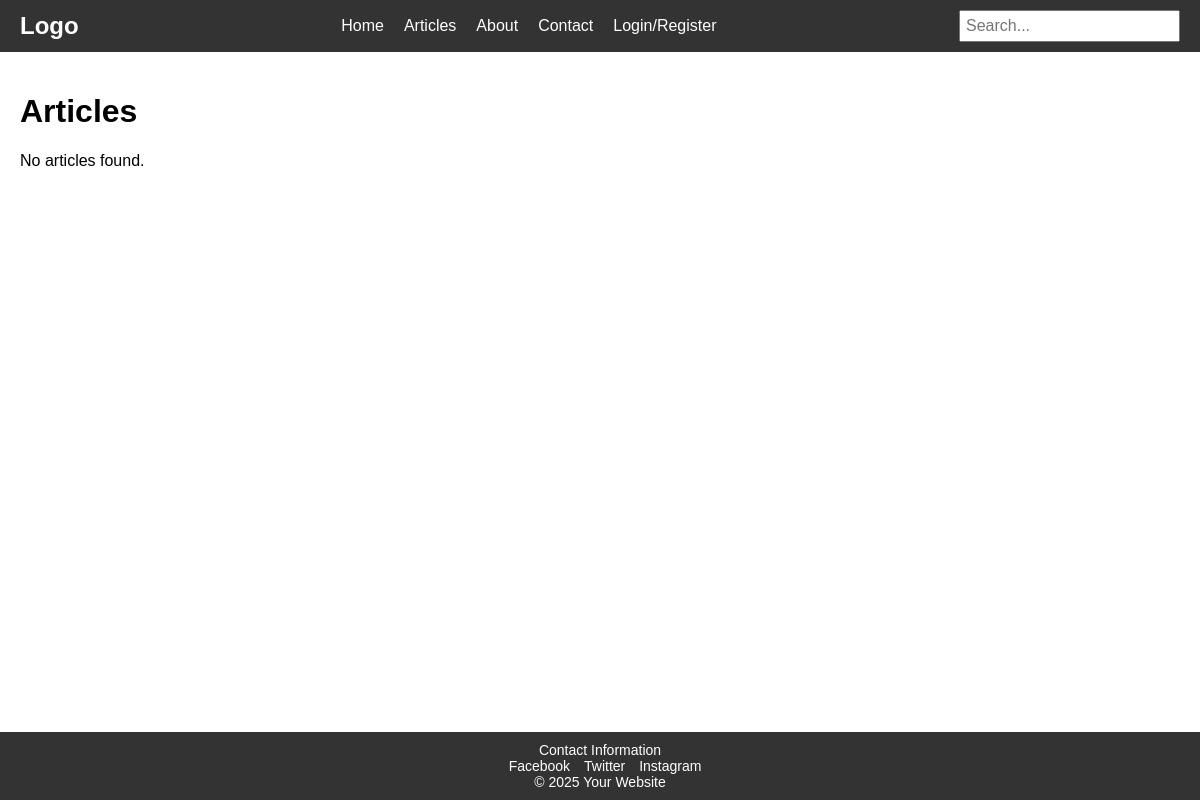
Page /articles on the earlier database version.
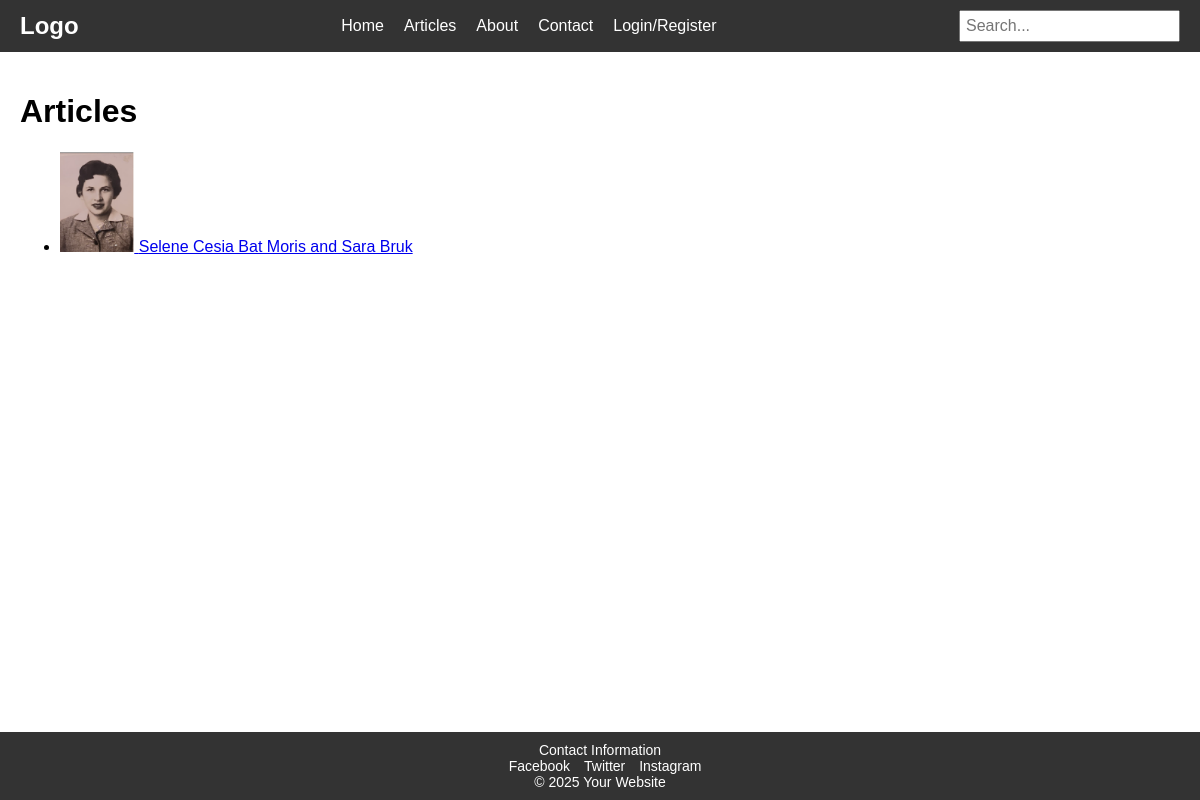
Same page on the later database version.
### app/models.py (models this page shows, shortened)
class Post(db.Model):
    id = db.Column(db.Integer, primary_key=True)
    title = db.Column(db.String(140), nullable=False)
    publication_date = db.Column(db.DateTime, default=datetime.utcnow)
    user_id = db.Column(db.Integer, db.ForeignKey('user.id'), nullable=False)
    comments = db.relationship('Comment', backref='post', lazy=True)
    milestones = db.relationship('Milestone', backref='post', lazy=True, cascade="all, delete-orphan")  # New relationship
    def __repr__(self):
        return '<Post {}>'.format(self.title)

class Milestone(db.Model):
    id = db.Column(db.Integer, primary_key=True)
    title = db.Column(db.String(140), nullable=False)
    content = db.Column(db.Text, nullable=False)
    image_path = db.Column(db.String(120))
    post_id = db.Column(db.Integer, db.ForeignKey('post.id'), nullable=False)

### app/main/routes.py (the view)
@main.route('/articles')
def articles():
    try:
        posts = Post.query.order_by(Post.publication_date.desc()).all()  # Correctly call all()
        print(f"Fetched Posts: {posts}")
        return render_template('articles.html', posts=posts)  # Correctly pass posts
    except Exception as e:
        print(f"Error rendering template: {e}")
        return str(e)

### app/main/templates/articles.html (shortened to what this page needs)
{% extends "layout.html" %}
{% block content %}
<h1>Articles</h1>
{% if posts %}
<ul>
    {% for post in posts %}
    <li>
        <a href="{{ url_for('main.article', post_id=post.id) }}">
            {% if post.milestones %}
                {% set first_milestone = post.milestones[0] %}
                {% if first_milestone.image_path %}
                    <img src="{{ url_for('static', filename=first_milestone.image_path) }}" alt="{{ first_milestone.title }}" style="max-width: 100px; max-height: 100px;">
                {% endif %}
            {% endif %}
            {{ post.title }}
        </a>
    </li>
    {% endfor %}
</ul>
{% else %}
<p>No articles found.</p>
{% endif %}
{% endblock %}

### app/main/templates/layout.html (shortened to what this page needs)
<!DOCTYPE html>
<html lang="en">
<head>
    <link rel="stylesheet" href="../../static/css/styles.css">
</head>
<body>
    <header>
        <div class="logo">Logo</div>
        <nav>
            <ul>
                <li><a href="{{ url_for('main.index') }}">Home</a></li>
                <li><a href="{{ url_for('main.articles') }}">Articles</a></li>
                <li><a href="{{ url_for('main.about') }}">About</a></li>
                <li><a href="{{ url_for('main.contact') }}">Contact</a></li>
                <li class="dropdown">
                    <a href="#">Login/Register</a>
                </li>
            </ul>
        </nav>
        <div class="search-bar">
            <input type="text" placeholder="Search...">
        </div>
    </header>
    <main>
        {% block content %}{% endblock %}
    </main>
    <footer>
        <div class="contact">Contact Information</div>
        <div class="social-media">
            <a href="#">Facebook</a>
            <a href="#">Twitter</a>
            <a href="#">Instagram</a>
        </div>
        <div class="copyright">© 2025 Your Website</div>
    </footer>
</body>
</html>

### app/static/css/styles.css (style rules this page uses)
body { display: flex; flex-direction: column; min-height: 100vh; margin: 0; font-family: Arial, sans-serif; }
header { display: flex; justify-content: space-between; align-items: center; padding: 10px 20px; background-color: #333; color: white; }
.logo { font-size: 24px; font-weight: bold; }
nav ul { list-style: none; margin: 0; padding: 0; display: flex; }
nav ul li { margin-left: 20px; }
nav ul li a { color: white; text-decoration: none; font-size: 16px; }
.search-bar input { padding: 5px; font-size: 16px; }
main { flex: 1; padding: 20px; }
footer { padding: 10px 20px; background-color: #333; color: white; text-align: center; margin-top: auto; }
footer .contact, footer .social-media, footer .copyright { font-size: 14px; }
footer .social-media a { margin-left: 10px; color: white; text-decoration: none; }

Differences in the rows shown:
added Post: image_path (picture), title "Selene Cesia Bat Moris and Sara Bruk"
Other differences:
text no longer shown: "No articles found."
